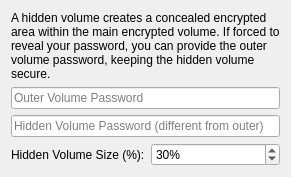
                                                    <widget class="QWidget" name="hiddenVolumeTab">
                                                        <attribute name="title">
                                                            <string>Hidden Volume</string>
                                                        </attribute>
                                                        <layout class="QVBoxLayout" name="hiddenVolumeLayout">
                                                            <item>
                                                                <widget class="QLabel" name="hiddenVolumeInfoLabel">
                                                                    <property name="text">
                                                                        <string>A hidden volume creates a concealed encrypted area within the main encrypted volume. If forced to reveal your password, you can provide the outer volume password, keeping the hidden volume secure.</string>
                                                                    </property>
                                                                    <property name="wordWrap">
                                                                        <bool>true</bool>
                                                                    </property>
                                                                </widget>
                                                            </item>
                                                            <item>
                                                                <widget class="QLineEdit" name="outerPasswordLineEdit">
                                                                    <property name="echoMode">
                                                                        <enum>QLineEdit::Password</enum>
                                                                    </property>
                                                                    <property name="placeholderText">
                                                                        <string>Outer Volume Password</string>
                                                                    </property>
                                                                    <property name="minimumHeight">
                                                                        <number>25</number>
                                                                    </property>
                                                                </widget>
                                                            </item>
                                                            <item>
                                                                <widget class="QLineEdit" name="hiddenPasswordLineEdit">
                                                                    <property name="echoMode">
                                                                        <enum>QLineEdit::Password</enum>
                                                                    </property>
                                                                    <property name="placeholderText">
                                                                        <string>Hidden Volume Password (different from outer)</string>
                                                                    </property>
                                                                    <property name="minimumHeight">
                                                                        <number>25</number>
                                                                    </property>
                                                                </widget>
                                                            </item>
                                                            <item>
                                                                <layout class="QHBoxLayout" name="hiddenVolumeSizeLayout">
                                                                    <item>
                                                                        <widget class="QLabel" name="hiddenVolumeSizeLabel">
                                                                            <property name="text">
                                                                                <string>Hidden Volume Size (%):</string>
                                                                            </property>
                                                                        </widget>
                                                                    </item>
                                                                    <item>
                                                                        <widget class="QSpinBox" name="hiddenVolumeSizeSpinBox">
                                                                            <property name="minimum">
                                                                                <number>10</number>
                                                                            </property>
                                                                            <property name="maximum">
                                                                                <number>80</number>
                                                                            </property>
                                                                            <property name="value">
                                                                                <number>30</number>
                                                                            </property>
                                                                            <property name="suffix">
                                                                                <string>%</string>
                                                                            </property>
                                                                        </widget>
                                                                    </item>
                                                                </layout>
                                                            </item>
                                                        </layout>
                                                    </widget>
